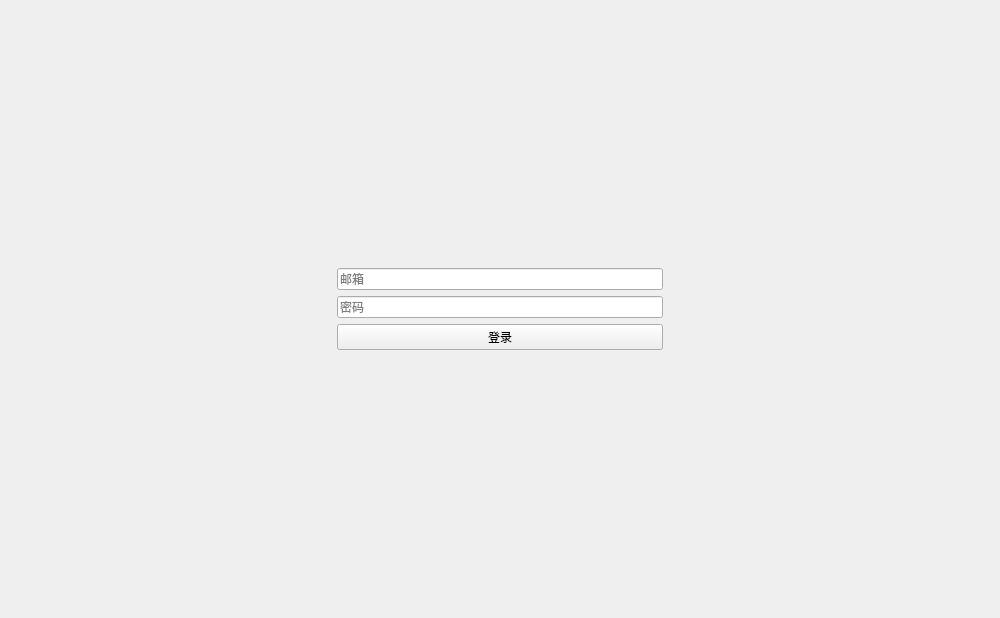
<?xml version="1.0" encoding="UTF-8"?>
<ui version="4.0">
 <class>LittleSkin</class>
 <widget class="QWidget" name="LittleSkin">
  <property name="geometry">
   <rect>
    <x>0</x>
    <y>0</y>
    <width>1000</width>
    <height>618</height>
   </rect>
  </property>
  <property name="windowTitle">
   <string>LittleSkin</string>
  </property>
  <layout class="QGridLayout" name="gridLayout">
   <item row="2" column="0">
    <spacer name="horizontalSpacer">
     <property name="orientation">
      <enum>Qt::Horizontal</enum>
     </property>
     <property name="sizeHint" stdset="0">
      <size>
       <width>40</width>
       <height>20</height>
      </size>
     </property>
    </spacer>
   </item>
   <item row="0" column="1">
    <spacer name="verticalSpacer_2">
     <property name="orientation">
      <enum>Qt::Vertical</enum>
     </property>
     <property name="sizeHint" stdset="0">
      <size>
       <width>20</width>
       <height>40</height>
      </size>
     </property>
    </spacer>
   </item>
   <item row="4" column="1">
    <spacer name="verticalSpacer">
     <property name="orientation">
      <enum>Qt::Vertical</enum>
     </property>
     <property name="sizeHint" stdset="0">
      <size>
       <width>20</width>
       <height>40</height>
      </size>
     </property>
    </spacer>
   </item>
   <item row="2" column="1">
    <widget class="LineEdit" name="le_password">
     <property name="echoMode">
      <enum>QLineEdit::Password</enum>
     </property>
     <property name="placeholderText">
      <string>密码</string>
     </property>
    </widget>
   </item>
   <item row="3" column="1">
    <widget class="PushButton" name="pb_logon">
     <property name="text">
      <string>登录</string>
     </property>
    </widget>
   </item>
   <item row="1" column="1">
    <widget class="LineEdit" name="le_username">
     <property name="inputMask">
      <string/>
     </property>
     <property name="placeholderText">
      <string>邮箱</string>
     </property>
    </widget>
   </item>
   <item row="2" column="2">
    <spacer name="horizontalSpacer_2">
     <property name="orientation">
      <enum>Qt::Horizontal</enum>
     </property>
     <property name="sizeHint" stdset="0">
      <size>
       <width>40</width>
       <height>20</height>
      </size>
     </property>
    </spacer>
   </item>
  </layout>
 </widget>
 <customwidgets>
  <customwidget>
   <class>PushButton</class>
   <extends>QPushButton</extends>
   <header>qfluentwidgets</header>
  </customwidget>
  <customwidget>
   <class>LineEdit</class>
   <extends>QLineEdit</extends>
   <header>qfluentwidgets</header>
  </customwidget>
 </customwidgets>
 <resources/>
 <connections/>
</ui>
